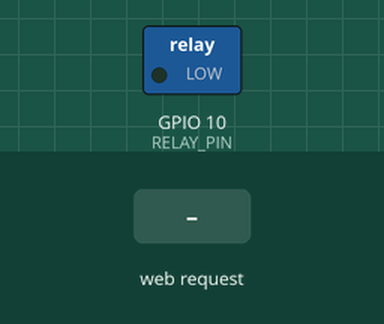
Simulated run of this sketch. Board: ESP32-C3. On the bench: switched loads named in the sketch (green lamp = pin HIGH). Inputs (shaded band) come from the test bench. WiFi joins after 1.5 s; servers stay silent unless stated; what the sketch prints to the serial monitor is not drawn.

Above: at 2.7 s.
2.8 s: HTTP request GET /toggle received
At 3.2 s:
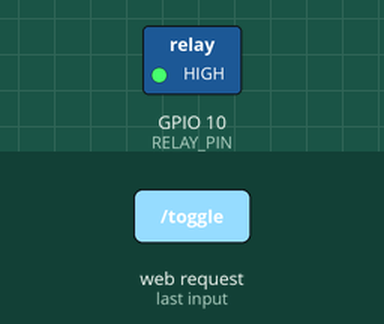
Timing chart, 0 to 5.8 s (numbered marks = the images above; inputs shaded):
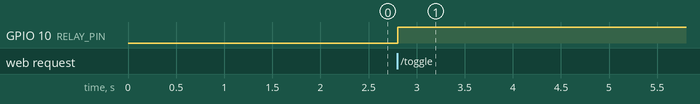

The sketch:

ESP32_IOT_DASHBOARD.ino
```cpp
#include <WiFi.h>
#include <ESPAsyncWebServer.h>
#include <DHT.h>

// --- 1. WiFi Credentials ---
const char* ssid = "U wantaa?";
const char* password = "in return what do i get";

// --- 2. Pin Definitions ---
#define DHTPIN 4       // HW-507 (S) Pin
#define DHTTYPE DHT11  // Change to DHT22 if your HW-507 has a white sensor
#define RELAY_PIN 10   // HW-482 (S) Pin

DHT dht(DHTPIN, DHTTYPE);
AsyncWebServer server(80);

// --- 3. HTML & CSS Dashboard ---
const char index_html[] PROGMEM = R"rawliteral(
<!DOCTYPE html><html>
<head>
  <title>ESP32-C3 IoT Dashboard</title>
  <meta name="viewport" content="width=device-width, initial-scale=1">
  <style>
    body { font-family: 'Segoe UI', sans-serif; text-align: center; background: #f4f7f6; color: #333; }
    .card { background: white; padding: 20px; border-radius: 15px; box-shadow: 0 4px 8px rgba(0,0,0,0.1); display: inline-block; margin-top: 50px; width: 300px; }
    h1 { color: #2c3e50; }
    .data { font-size: 1.5rem; font-weight: bold; color: #2980b9; margin: 10px 0; }
    .btn { background: #e74c3c; color: white; border: none; padding: 15px 30px; font-size: 18px; border-radius: 10px; cursor: pointer; transition: 0.3s; }
    .btn:hover { background: #c0392b; }
    .btn:active { transform: scale(0.95); }
  </style>
</head>
<body>
  <div class="card">
    <h1>IoT Control</h1>
    <p>Temperature: <span id="temp" class="data">--</span> &deg;C</p>
    <p>Humidity: <span id="humi" class="data">--</span> %</p>
    <hr>
    <button class="btn" onclick="toggleRelay()">TOGGLE RELAY</button>
  </div>

<script>
// Function to toggle the HW-482 Relay
function toggleRelay() {
  fetch('/toggle');
}

// Update sensors every 2 seconds without refreshing
setInterval(function() {
  fetch('/data').then(response => response.json()).then(json => {
    document.getElementById('temp').innerHTML = json.temp;
    document.getElementById('humi').innerHTML = json.humi;
  });
}, 2000);
</script>
</body></html>)rawliteral";

// --- 4. Logic Functions ---
void setup() {
  Serial.begin(115200);
  pinMode(RELAY_PIN, OUTPUT);
  digitalWrite(RELAY_PIN, LOW); // Start with Relay OFF
  dht.begin();
  WiFi.setSleep(false); // Disables Wi-Fi power save mode
  WiFi.mode(WIFI_STA);  // Explicitly set to Station mode
  // Connect to WiFi
  WiFi.begin(ssid, password);
  Serial.print("Connecting to WiFi");
  while (WiFi.status() != WL_CONNECTED) {
    delay(500);
    Serial.print(".");
  }
  Serial.println("\nConnected!");
  Serial.print("IP Address: ");
  Serial.println(WiFi.localIP());

  // Server Route: Main Page
  server.on("/", HTTP_GET, [](AsyncWebServerRequest *request){
    request->send_P(200, "text/html", index_html);
  });

  // Server Route: Toggle Relay
  server.on("/toggle", HTTP_GET, [](AsyncWebServerRequest *request){
    digitalWrite(RELAY_PIN, !digitalRead(RELAY_PIN));
    request->send(200, "text/plain", "OK");
  });

  // Server Route: Get JSON Data
  server.on("/data", HTTP_GET, [](AsyncWebServerRequest *request){
    float t = dht.readTemperature();
    float h = dht.readHumidity();
    if (isnan(t) || isnan(h)) {
      request->send(200, "application/json", "{\"temp\":\"Err\",\"humi\":\"Err\"}");
    } else {
      String json = "{\"temp\":" + String(t) + ",\"humi\":" + String(h) + "}";
      request->send(200, "application/json", json);
    }
  });

  server.begin();
}

void loop() {
  // ESPAsyncWebServer handles everything in the background!
}
```

Measured:
- after the input at 2.8 s, GPIO 10 (RELAY_PIN): LOW → HIGH at once
